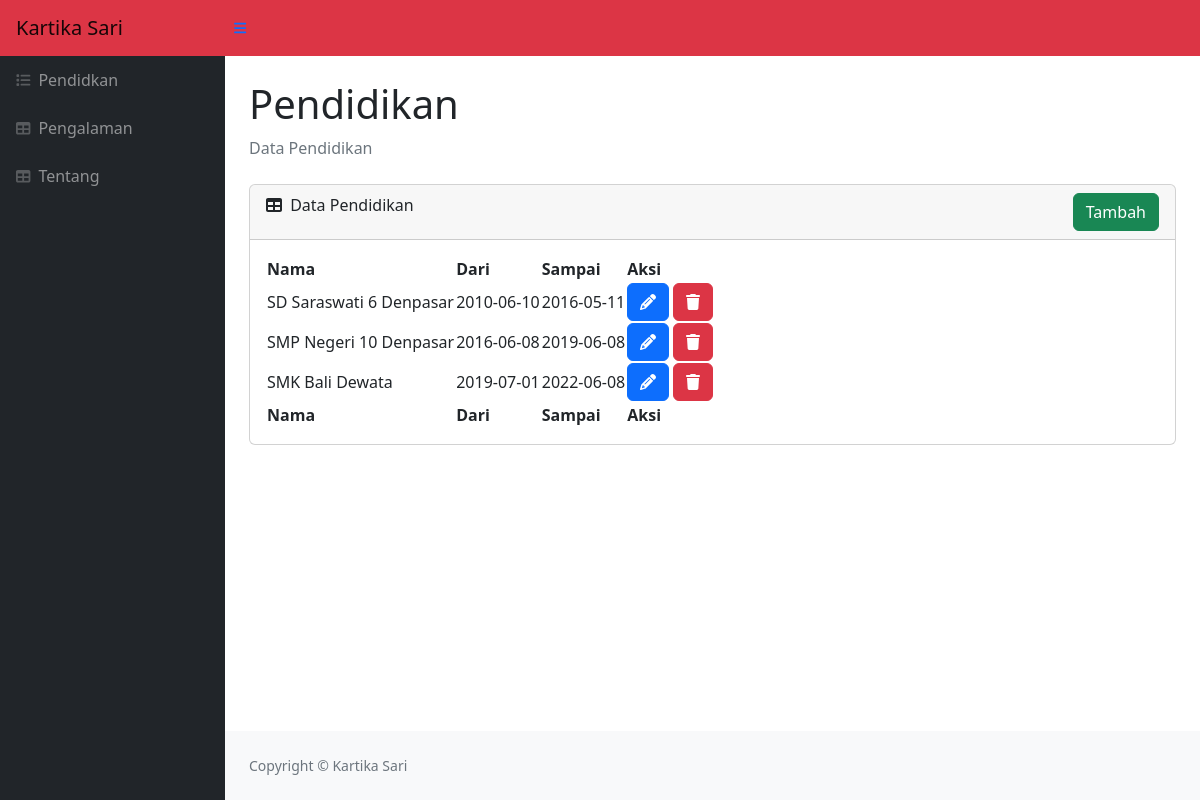
The app's page /admin/index.php with its own data.
### tables this page shows
CREATE TABLE `pendidkan` (
  `id` int NOT NULL,
  `nama` varchar(255) NOT NULL,
  `dari` date NOT NULL,
  `sampai` date NOT NULL
);

### admin/index.php (the view, shortened to what this page needs)
<!DOCTYPE html>
<html lang="en">
    <head>
        <link href="https://cdn.jsdelivr.net/npm/simple-datatables@7.1.2/dist/style.min.css" rel="stylesheet" />
        <link href="css/styles.css" rel="stylesheet" />
    </head>
    <body class="sb-nav-fixed">
        <nav class="sb-topnav navbar navbar-expand navbar-danger bg-danger">
            <a class="navbar-brand ps-3" href="index.html">Kartika Sari</a>
            <button class="btn btn-link btn-sm order-1 order-lg-0 me-4 me-lg-0" id="sidebarToggle" href="#!"><i class="fas fa-bars"></i></button>
        </nav>
        <div id="layoutSidenav">
            <div id="layoutSidenav_nav">
                <nav class="sb-sidenav accordion sb-sidenav-dark" id="sidenavAccordion">
                    <div class="sb-sidenav-menu">
                        <div class="nav">
                            <a class="nav-link" href="index.php">
                                <div class="sb-nav-link-icon"><i class="fas fa-list"></i></div>
                               Pendidkan
                            </a>
                            <a class="nav-link" href="pengalaman.php">
                                <div class="sb-nav-link-icon"><i class="fas fa-table"></i></div>
                                Pengalaman
                            </a>
                            <a class="nav-link" href="tentang.php">
                                <div class="sb-nav-link-icon"><i class="fas fa-table"></i></div>
                                Tentang
                            </a>
                        </div>
                    </div>
                </nav>
            </div>
            <div id="layoutSidenav_content">
                <main>
                    <div class="container-fluid px-4">
                        <h1 class="mt-4">Pendidikan</h1>
                        <ol class="breadcrumb mb-4">
                            <li class="breadcrumb-item active">Data Pendidikan</li>
                        </ol>
                        <div class="card mb-4">
                            <div class="card-header">
                                <i class="fas fa-table me-1"></i>
                                Data Pendidikan
                                <a href="create.php" class="btn btn-success float-end">Tambah</a>
                            </div>
                            <div class="card-body">
                                <table id="datatablesSimple">
                                    <thead>
                                        <tr>
                                            <th>Nama</th>
                                            <th>Dari</th>
                                            <th>Sampai</th>
                                            <th>Aksi</th>
                                        </tr>
                                    </thead>
                                    <tfoot>
                                        <tr>
                                             <th>Nama</th>
                                            <th>Dari</th>
                                            <th>Sampai</th>
                                            <th>Aksi</th>
                                        </tr>
                                    </tfoot>
                                    <tbody>
                    <?php
                    include 'koneksi.php';
                    $data = mysqli_query($koneksi,"select * from pendidkan");
                    while($d = mysqli_fetch_array($data)){
                    ?>
                                        <tr>
                                            <td><?php echo $d['nama']; ?></td>
                                            <td><?php echo $d['dari']; ?></td>
                                            <td><?php echo $d['sampai']; ?></td>
                                            <td>
                                                <a href="ubah.php?id=<?php echo $d['id']; ?>" class="btn btn-primary"><i class="fas fa-pencil"></i></a>
                                                <a href="delete.php?id=<?php echo $d['id']; ?>" class="btn btn-danger"><i class="fas fa-trash"></i></a>
                                            </td>
                                        </tr>
                         <?php
                        }
                        ?>
                                    </tbody>
                                </table>
                            </div>
                        </div>
                    </div>
                </main>
                <footer class="py-4 bg-light mt-auto">
                    <div class="container-fluid px-4">
                        <div class="d-flex align-items-center justify-content-between small">
                            <div class="text-muted">Copyright &copy; Kartika Sari</div>
                        </div>
                    </div>
                </footer>
            </div>
        </div>
    </body>
</html>

### records on screen
pendidkan: nama "SD Saraswati 6 Denpasar", dari "2010-06-10", sampai "2016-05-11"
pendidkan: nama "SMP Negeri 10 Denpasar", dari "2016-06-08", sampai "2019-06-08"
pendidkan: nama "SMK Bali Dewata", dari "2019-07-01", sampai "2022-06-08"
